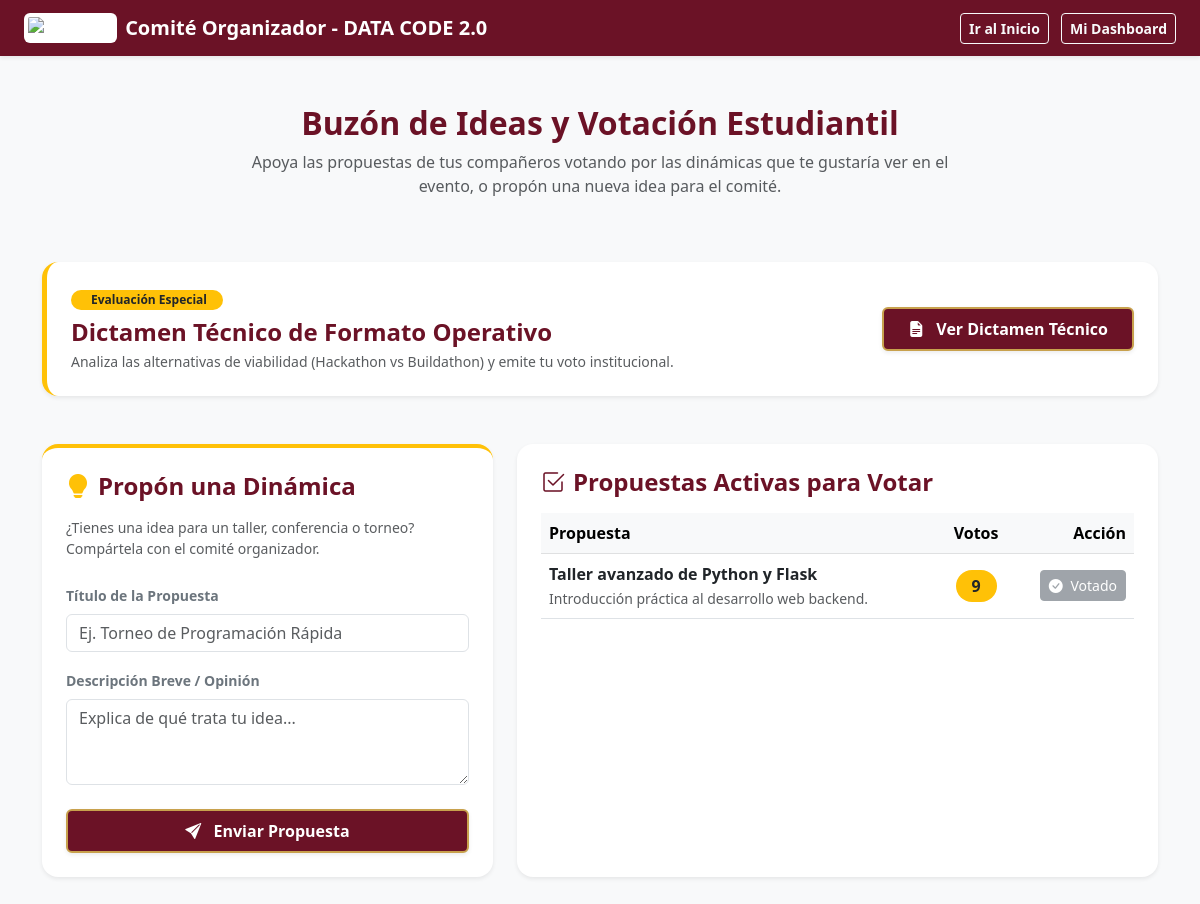
/comite (signed in), run on the app's committed database.
### tables this page shows
CREATE TABLE propuestas_comite (
            id INTEGER PRIMARY KEY AUTOINCREMENT,
            titulo TEXT NOT NULL,
            descripcion TEXT,
            votos_favor INTEGER DEFAULT 0
        );

### app.py (the view)
@app.route('/comite', methods=['GET'])
def comite():
    matricula = session.get('matricula_alumno')
    conn = get_db_connection()
    propuestas = conn.execute('SELECT * FROM propuestas_comite').fetchall()
    votos_usuario = []
    if matricula:
        res = conn.execute('SELECT propuesta_id FROM votos_propuestas WHERE matricula = ?', (matricula,)).fetchall()
        votos_usuario = [row['propuesta_id'] for row in res]
    alumno = None
    if matricula:
        alumno = conn.execute('SELECT * FROM alumnos WHERE matricula = ?', (matricula,)).fetchone()
    conn.close()
    return render_template('comite.html', propuestas=propuestas, votos_usuario=votos_usuario, alumno=alumno)

### app.py (called while the page is built)
def get_db_connection():
    conn = sqlite3.connect('database.db')
    conn.row_factory = sqlite3.Row
    return conn

### templates/comite.html (shortened to what this page needs)
<!DOCTYPE html>
<html lang="es">
<head>
    <link href="https://cdn.jsdelivr.net/npm/bootstrap@5.3.0/dist/css/bootstrap.min.css" rel="stylesheet">
    <link rel="stylesheet" href="https://cdn.jsdelivr.net/npm/bootstrap-icons@1.11.1/font/bootstrap-icons.css">
</head>
<body>
    <nav class="navbar navbar-dark bg-uadeo shadow-sm">
        <div class="container-fluid px-4">
            <span class="navbar-brand fw-bold d-flex align-items-center">
                <img src="https://upload.wikimedia.org/wikipedia/commons/4/47/Logo_UADEO.png" alt="UAdeO" height="30" class="me-2 bg-white rounded p-1">
                Comité Organizador - DATA CODE 2.0
            </span>
            <div>
                <a href="/" class="btn btn-outline-light btn-sm fw-bold me-2">Ir al Inicio</a>
                {% if alumno and alumno['matricula'] %}
                    <a href="/dashboard/{{ alumno['matricula'] }}" class="btn btn-outline-light btn-sm fw-bold">Mi Dashboard</a>
                {% else %}
                    <a href="/inscripcion" class="btn btn-outline-light btn-sm fw-bold">Iniciar Sesión</a>
                {% endif %}
            </div>
        </div>
    </nav>
    <div class="container py-5">
        <div class="row justify-content-center mb-5">
            <div class="col-lg-8 text-center">
                <h2 class="fw-bold text-uadeo">Buzón de Ideas y Votación Estudiantil</h2>
                <p class="text-muted">Apoya las propuestas de tus compañeros votando por las dinámicas que te gustaría ver en el evento, o propón una nueva idea para el comité.</p>
            </div>
        </div>
        <div class="row justify-content-center mb-5">
            <div class="col-lg-12">
                <div class="card shadow-sm border-0 rounded-4 p-4 border-start border-warning border-5 bg-white">
                    <div class="d-flex flex-column flex-md-row justify-content-between align-items-md-center gap-3">
                        <div>
                            <span class="badge bg-warning text-dark px-3 py-1 rounded-pill fw-bold mb-2 small">
                                 Evaluación Especial
                            </span>
                            <h4 class="fw-bold text-uadeo mb-1">Dictamen Técnico de Formato Operativo</h4>
                            <p class="text-muted small mb-0">Analiza las alternativas de viabilidad (Hackathon vs Buildathon) y emite tu voto institucional.</p>
                        </div>
                        <div>
                            <a href="/comite/eleccion" class="btn btn-uadeo px-4 py-2 shadow-sm">
                                <i class="bi bi-file-earmark-text-fill me-2"></i> Ver Dictamen Técnico
                            </a>
                        </div>
                    </div>
                </div>
            </div>
        </div>
        <div class="row g-4">
            <div class="col-lg-5">
                <div class="card shadow-sm border-0 rounded-4 p-4 h-100 border-top border-warning border-4">
                    <h4 class="fw-bold text-uadeo mb-3"><i class="bi bi-lightbulb-fill text-warning me-2"></i>Propón una Dinámica</h4>
                    <p class="text-muted small mb-4">¿Tienes una idea para un taller, conferencia o torneo? Compártela con el comité organizador.</p>
                    <form action="/propuesta/nueva" method="POST">
                        <div class="mb-3">
                            <label class="form-label small fw-bold text-secondary">Título de la Propuesta</label>
                            <input type="text" class="form-control" name="titulo" placeholder="Ej. Torneo de Programación Rápida" required>
                        </div>
                        <div class="mb-4">
                            <label class="form-label small fw-bold text-secondary">Descripción Breve / Opinión</label>
                            <textarea class="form-control" name="descripcion" rows="3" placeholder="Explica de qué trata tu idea..." required></textarea>
                        </div>
                        <div class="d-grid">
                            <button type="submit" class="btn btn-uadeo py-2 shadow-sm"><i class="bi bi-send-fill me-2"></i> Enviar Propuesta</button>
                        </div>
                    </form>
                </div>
            </div>
            <div class="col-lg-7">
                <div class="card shadow-sm border-0 rounded-4 p-4 h-100">
                    <h4 class="fw-bold text-uadeo mb-3"><i class="bi bi-check2-square me-2"></i>Propuestas Activas para Votar</h4>
                    <div class="table-responsive">
                        <table class="table align-middle">
                            <thead class="table-light">
                                <tr>
                                    <th>Propuesta</th>
                                    <th class="text-center">Votos</th>
                                    <th class="text-end">Acción</th>
                                </tr>
                            </thead>
                            <tbody>
                                {% for propuesta in propuestas %}
                                <tr>
                                    <td>
                                        <div class="fw-bold text-dark">{{ propuesta['titulo'] }}</div>
                                        <small class="text-muted">{{ propuesta['descripcion'] if propuesta['descripcion'] else 'Propuesta estudiantil' }}</small>
                                    </td>
                                    <td class="text-center">
                                        <span class="badge bg-warning text-dark px-3 py-2 fs-6 fw-bold rounded-pill">{{ propuesta['votos_favor'] }}</span>
                                    </td>
                                    <td class="text-end">
                                        {% if propuesta['id'] in votos_usuario %}
                                            <button class="btn btn-sm btn-secondary disabled" disabled>
                                                <i class="bi bi-check-circle-fill me-1"></i> Votado
                                            </button>
                                        {% else %}
                                            <form action="/votar/{{ propuesta['id'] }}" method="POST" class="d-inline">
                                                <button type="submit" class="btn btn-sm btn-uadeo shadow-sm">
                                                    <i class="bi bi-hand-thumbs-up-fill me-1"></i> Votar
                                                </button>
                                            </form>
                                        {% endif %}
                                    </td>
                                </tr>
                                {% else %}
                                <tr>
                                    <td colspan="3" class="text-center text-muted py-4">No hay propuestas registradas aún. ¡Sé el primero en proponer una!</td>
                                </tr>
                                {% endfor %}
                            </tbody>
                        </table>
                    </div>
                </div>
            </div>
        </div>
    </div>
</body>
</html>

### templates/comite.html (style rules this page uses)
.bg-uadeo { background-color: #6B1226 !important; }
.text-uadeo { color: #6B1226 !important; }
.btn-uadeo { background-color: #6B1226; color: white; border: 2px solid #C8A14D; font-weight: bold; }
body { background-color: #f8f9fa; font-family: 'Segoe UI', system-ui, sans-serif; }

### data on the page
propuestas_comite: titulo "Taller avanzado de Python y Flask", descripcion "Introducción práctica al desarrollo web backend.", votos_favor "9", shows "Votado"
